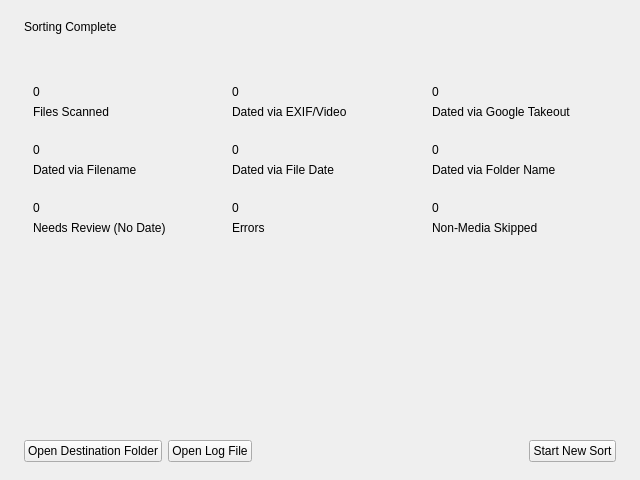
<?xml version="1.0" encoding="UTF-8"?>
<ui version="4.0">
 <class>Form</class>
 <widget class="QWidget" name="Form">
  <property name="geometry">
   <rect>
    <x>0</x>
    <y>0</y>
    <width>640</width>
    <height>480</height>
   </rect>
  </property>
  <property name="windowTitle">
   <string>Form</string>
  </property>
  <layout class="QVBoxLayout" name="verticalLayout">
   <property name="leftMargin">
    <number>24</number>
   </property>
   <property name="topMargin">
    <number>20</number>
   </property>
   <property name="rightMargin">
    <number>24</number>
   </property>
   <property name="bottomMargin">
    <number>18</number>
   </property>
   <item>
    <widget class="QLabel" name="titleLabel">
     <property name="text">
      <string>Sorting Complete</string>
     </property>
    </widget>
   </item>
   <item>
    <widget class="QLabel" name="verifyLabel">
     <property name="text">
      <string/>
     </property>
    </widget>
   </item>
   <item>
    <layout class="QGridLayout" name="cardsLayout">
     <property name="topMargin">
      <number>16</number>
     </property>
     <item row="0" column="0">
      <widget class="QFrame" name="scannedCard">
       <layout class="QVBoxLayout" name="scannedCardLayout">
        <item>
         <widget class="QLabel" name="scannedNumberLabel">
          <property name="text">
           <string>0</string>
          </property>
         </widget>
        </item>
        <item>
         <widget class="QLabel" name="scannedCaptionLabel">
          <property name="text">
           <string>Files Scanned</string>
          </property>
          <property name="wordWrap">
           <bool>true</bool>
          </property>
         </widget>
        </item>
       </layout>
      </widget>
     </item>
     <item row="0" column="1">
      <widget class="QFrame" name="exifCard">
       <layout class="QVBoxLayout" name="exifCardLayout">
        <item>
         <widget class="QLabel" name="exifNumberLabel">
          <property name="text">
           <string>0</string>
          </property>
         </widget>
        </item>
        <item>
         <widget class="QLabel" name="exifCaptionLabel">
          <property name="text">
           <string>Dated via EXIF/Video</string>
          </property>
          <property name="wordWrap">
           <bool>true</bool>
          </property>
         </widget>
        </item>
       </layout>
      </widget>
     </item>
     <item row="0" column="2">
      <widget class="QFrame" name="takeoutCard">
       <layout class="QVBoxLayout" name="takeoutCardLayout">
        <item>
         <widget class="QLabel" name="takeoutNumberLabel">
          <property name="text">
           <string>0</string>
          </property>
         </widget>
        </item>
        <item>
         <widget class="QLabel" name="takeoutCaptionLabel">
          <property name="text">
           <string>Dated via Google Takeout</string>
          </property>
          <property name="wordWrap">
           <bool>true</bool>
          </property>
         </widget>
        </item>
       </layout>
      </widget>
     </item>
     <item row="1" column="0">
      <widget class="QFrame" name="filenameCard">
       <layout class="QVBoxLayout" name="filenameCardLayout">
        <item>
         <widget class="QLabel" name="filenameNumberLabel">
          <property name="text">
           <string>0</string>
          </property>
         </widget>
        </item>
        <item>
         <widget class="QLabel" name="filenameCaptionLabel">
          <property name="text">
           <string>Dated via Filename</string>
          </property>
          <property name="wordWrap">
           <bool>true</bool>
          </property>
         </widget>
        </item>
       </layout>
      </widget>
     </item>
     <item row="1" column="1">
      <widget class="QFrame" name="mtimeCard">
       <layout class="QVBoxLayout" name="mtimeCardLayout">
        <item>
         <widget class="QLabel" name="mtimeNumberLabel">
          <property name="text">
           <string>0</string>
          </property>
         </widget>
        </item>
        <item>
         <widget class="QLabel" name="mtimeCaptionLabel">
          <property name="text">
           <string>Dated via File Date</string>
          </property>
          <property name="wordWrap">
           <bool>true</bool>
          </property>
         </widget>
        </item>
       </layout>
      </widget>
     </item>
     <item row="1" column="2">
      <widget class="QFrame" name="folderCard">
       <layout class="QVBoxLayout" name="folderCardLayout">
        <item>
         <widget class="QLabel" name="folderNumberLabel">
          <property name="text">
           <string>0</string>
          </property>
         </widget>
        </item>
        <item>
         <widget class="QLabel" name="folderCaptionLabel">
          <property name="text">
           <string>Dated via Folder Name</string>
          </property>
          <property name="wordWrap">
           <bool>true</bool>
          </property>
         </widget>
        </item>
       </layout>
      </widget>
     </item>
     <item row="2" column="0">
      <widget class="QFrame" name="nodateCard">
       <layout class="QVBoxLayout" name="nodateCardLayout">
        <item>
         <widget class="QLabel" name="nodateNumberLabel">
          <property name="text">
           <string>0</string>
          </property>
         </widget>
        </item>
        <item>
         <widget class="QLabel" name="nodateCaptionLabel">
          <property name="text">
           <string>Needs Review (No Date)</string>
          </property>
          <property name="wordWrap">
           <bool>true</bool>
          </property>
         </widget>
        </item>
       </layout>
      </widget>
     </item>
     <item row="2" column="1">
      <widget class="QFrame" name="errorsCard">
       <layout class="QVBoxLayout" name="errorsCardLayout">
        <item>
         <widget class="QLabel" name="errorsNumberLabel">
          <property name="text">
           <string>0</string>
          </property>
         </widget>
        </item>
        <item>
         <widget class="QLabel" name="errorsCaptionLabel">
          <property name="text">
           <string>Errors</string>
          </property>
          <property name="wordWrap">
           <bool>true</bool>
          </property>
         </widget>
        </item>
       </layout>
      </widget>
     </item>
     <item row="2" column="2">
      <widget class="QFrame" name="skippedCard">
       <layout class="QVBoxLayout" name="skippedCardLayout">
        <item>
         <widget class="QLabel" name="skippedNumberLabel">
          <property name="text">
           <string>0</string>
          </property>
         </widget>
        </item>
        <item>
         <widget class="QLabel" name="skippedCaptionLabel">
          <property name="text">
           <string>Non-Media Skipped</string>
          </property>
          <property name="wordWrap">
           <bool>true</bool>
          </property>
         </widget>
        </item>
       </layout>
      </widget>
     </item>
    </layout>
   </item>
   <item>
    <widget class="QLabel" name="logPathLabel">
     <property name="text">
      <string/>
     </property>
     <property name="wordWrap">
      <bool>true</bool>
     </property>
    </widget>
   </item>
   <item>
    <spacer name="verticalSpacer">
     <property name="orientation">
      <enum>Qt::Orientation::Vertical</enum>
     </property>
     <property name="sizeHint" stdset="0">
      <size>
       <width>20</width>
       <height>40</height>
      </size>
     </property>
    </spacer>
   </item>
   <item>
    <layout class="QHBoxLayout" name="navLayout">
     <item>
      <widget class="QPushButton" name="openDestButton">
       <property name="text">
        <string>Open Destination Folder</string>
       </property>
      </widget>
     </item>
     <item>
      <widget class="QPushButton" name="openLogButton">
       <property name="text">
        <string>Open Log File</string>
       </property>
      </widget>
     </item>
     <item>
      <spacer name="navSpacer">
       <property name="orientation">
        <enum>Qt::Orientation::Horizontal</enum>
       </property>
       <property name="sizeHint" stdset="0">
        <size>
         <width>40</width>
         <height>20</height>
        </size>
       </property>
      </spacer>
     </item>
     <item>
      <widget class="QPushButton" name="startNewButton">
       <property name="text">
        <string>Start New Sort</string>
       </property>
      </widget>
     </item>
    </layout>
   </item>
  </layout>
 </widget>
 <resources/>
 <connections/>
</ui>
